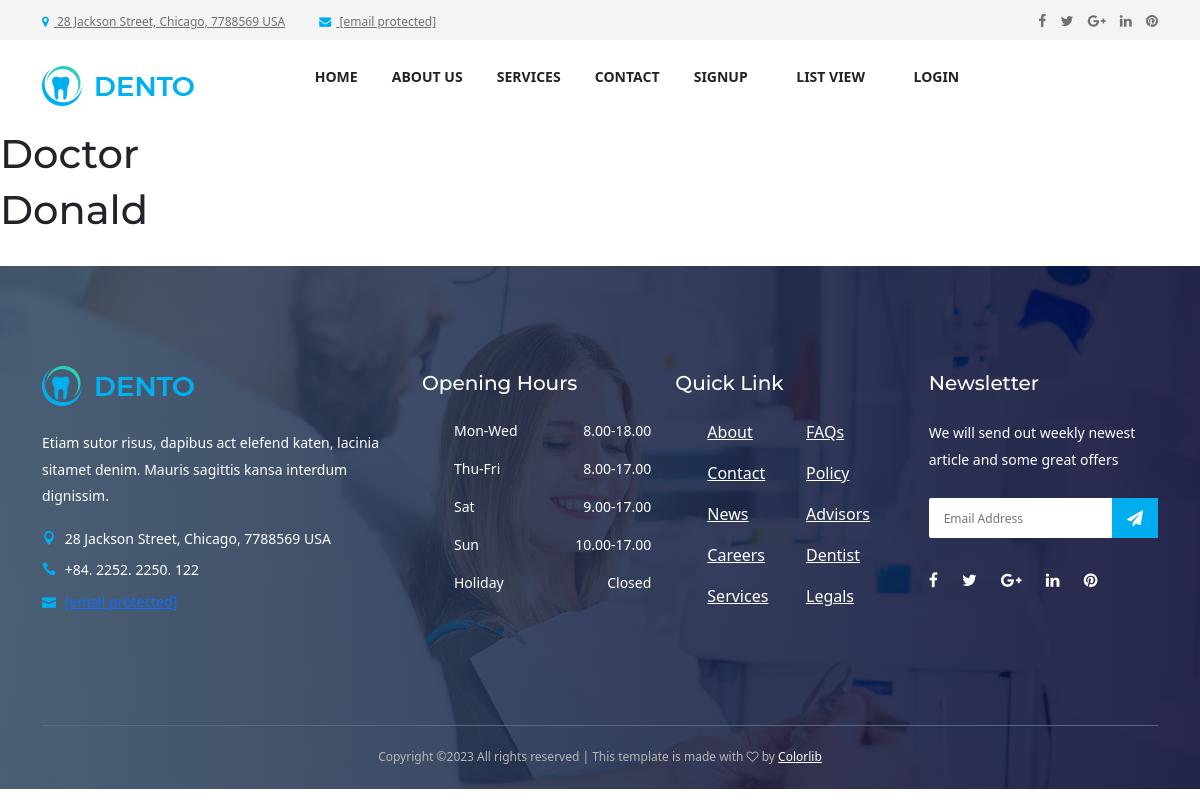
Before: /doctorview/3 with the older database file.
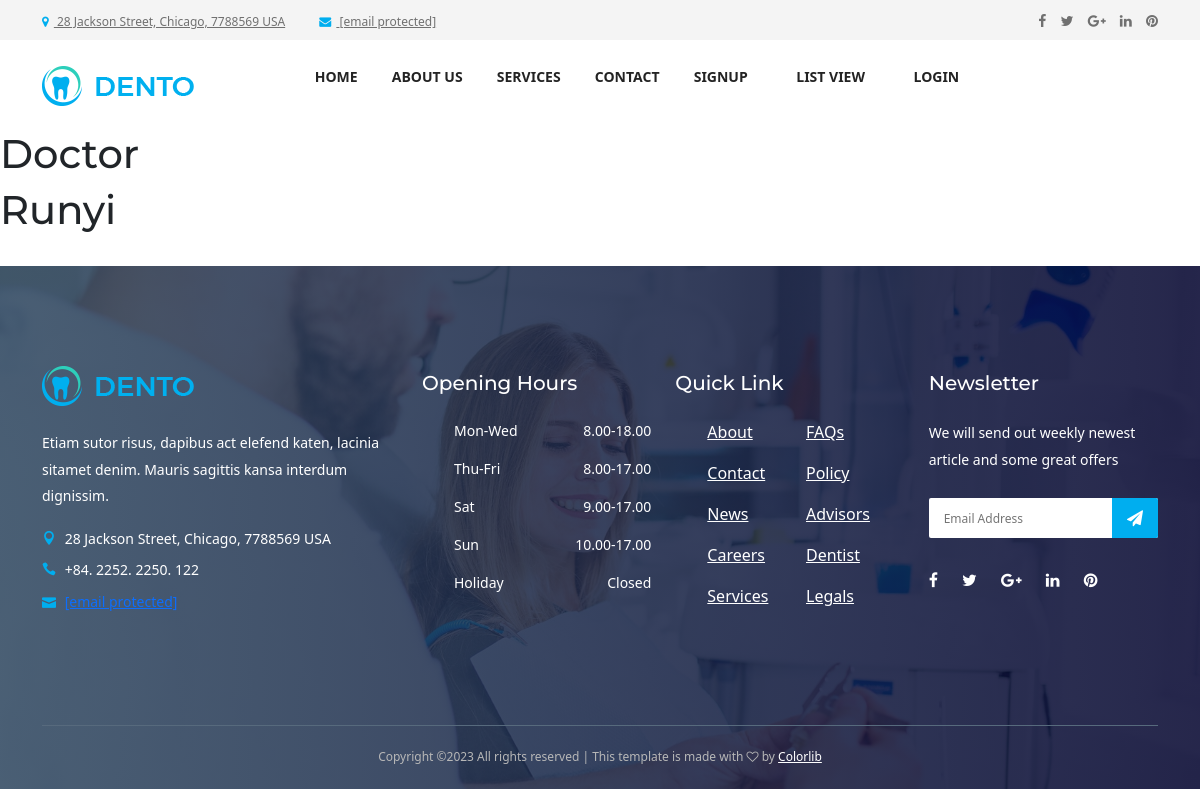
After: the same page with the newer database file.
### dentist_app/models.py (models this page shows, shortened)
class Doctor (models.Model):
    user = models.OneToOneField(User,on_delete=models.CASCADE,primary_key=True)
    first_name = models.CharField(max_length=100)
    last_name = models.CharField(max_length=100)
    phone = models.CharField(max_length=100)
    email = models.EmailField(max_length=130)
    specialty = models.CharField(choices=SPECIALTY,max_length=200)
    address = models.TextField(max_length=200)

### dentist_app/views.py (the view)
class DoctorDetailView(DetailView):
    model = Doctor
    template_name = 'dentist/ViewDoctor.html'

### dentist_app/templates/dentist/ViewDoctor.html
{% extends 'dentist/base.html' %}
{% load static %}
{%block content%}
<h1>Doctor</h1>
<h1>{{ doctor.first_name }}</h1>
<br/>
{%endblock%}

Changed rows visible on the page:
changed Doctor: first_name "Donald" → "Runyi"
